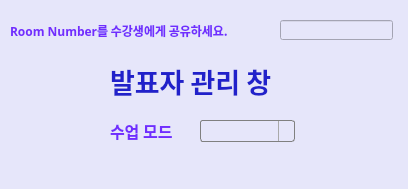
<?xml version="1.0" encoding="UTF-8"?>
<ui version="4.0">
 <class>Dialog</class>
 <widget class="QDialog" name="Dialog">
  <property name="geometry">
   <rect>
    <x>0</x>
    <y>0</y>
    <width>408</width>
    <height>189</height>
   </rect>
  </property>
  <property name="windowTitle">
   <string>Dialog</string>
  </property>
  <property name="windowIcon">
   <iconset>
    <normaloff>icon/online-course-icon-57.ico</normaloff>icon/online-course-icon-57.ico</iconset>
  </property>
  <property name="styleSheet">
   <string notr="true">background-color:rgb(230, 230, 250);
selection-background-color: rgb(243, 243, 243);
color: rgba(85, 0, 255, 205);</string>
  </property>
  <widget class="QLabel" name="label_Class">
   <property name="geometry">
    <rect>
     <x>110</x>
     <y>120</y>
     <width>81</width>
     <height>21</height>
    </rect>
   </property>
   <property name="font">
    <font>
     <family>맑은 고딕</family>
     <pointsize>12</pointsize>
     <weight>75</weight>
     <bold>true</bold>
    </font>
   </property>
   <property name="text">
    <string>수업 모드</string>
   </property>
  </widget>
  <widget class="QLineEdit" name="lineEdit_room">
   <property name="geometry">
    <rect>
     <x>280</x>
     <y>20</y>
     <width>113</width>
     <height>20</height>
    </rect>
   </property>
  </widget>
  <widget class="QComboBox" name="Class_Status">
   <property name="geometry">
    <rect>
     <x>200</x>
     <y>120</y>
     <width>95</width>
     <height>22</height>
    </rect>
   </property>
   <property name="styleSheet">
    <string notr="true">QComboBox {
    border: 1px solid gray;
    border-radius: 3px;
    padding: 1px 18px 1px 3px;
    min-width: 6em;
}
QComboBox QAbstractItemView {
    border: 2px solid darkgray;
    selection-background-color: lightgray;
}
QComboBox:editable {
    background: white;
}

QComboBox:!editable, QComboBox::drop-down:editable {
     background: qlineargradient(x1: 0, y1: 0, x2: 0, y2: 1,
                                 stop: 0 #E1E1E1, stop: 0.4 #DDDDDD,
                                 stop: 0.5 #D8D8D8, stop: 1.0 #D3D3D3);
}

/* QComboBox gets the &quot;on&quot; state when the popup is open */
QComboBox:!editable:on, QComboBox::drop-down:editable:on {
    background: qlineargradient(x1: 0, y1: 0, x2: 0, y2: 1,
                                stop: 0 #D3D3D3, stop: 0.4 #D8D8D8,
                                stop: 0.5 #DDDDDD, stop: 1.0 #E1E1E1);
}

QComboBox:on { /* shift the text when the popup opens */
    padding-top: 3px;
    padding-left: 4px;
}

QComboBox::drop-down {
    subcontrol-origin: padding;
    subcontrol-position: top right;
    width: 15px;

    border-left-width: 1px;
    border-left-color: darkgray;
    border-left-style: solid; /* just a single line */
    border-top-right-radius: 3px; /* same radius as the QComboBox */
    border-bottom-right-radius: 3px;
}

QComboBox::down-arrow {
    image: url(/usr/share/icons/crystalsvg/16x16/actions/1downarrow.png);
}

QComboBox::down-arrow:on { /* shift the arrow when popup is open */
    top: 1px;
    left: 1px;
}</string>
   </property>
   <item>
    <property name="text">
     <string/>
    </property>
   </item>
   <item>
    <property name="text">
     <string>수업시작</string>
    </property>
   </item>
   <item>
    <property name="text">
     <string>쉬는시간</string>
    </property>
   </item>
   <item>
    <property name="text">
     <string>수업재개</string>
    </property>
   </item>
   <item>
    <property name="text">
     <string>수업종료</string>
    </property>
   </item>
  </widget>
  <widget class="QLabel" name="label_Roomnumber">
   <property name="geometry">
    <rect>
     <x>10</x>
     <y>20</y>
     <width>261</width>
     <height>21</height>
    </rect>
   </property>
   <property name="font">
    <font>
     <family>나눔고딕</family>
     <pointsize>9</pointsize>
     <weight>75</weight>
     <bold>true</bold>
    </font>
   </property>
   <property name="text">
    <string>Room Number를 수강생에게 공유하세요.</string>
   </property>
  </widget>
  <widget class="QLabel" name="label_title">
   <property name="geometry">
    <rect>
     <x>110</x>
     <y>60</y>
     <width>201</width>
     <height>41</height>
    </rect>
   </property>
   <property name="font">
    <font>
     <family>맑은 고딕</family>
     <pointsize>20</pointsize>
     <weight>75</weight>
     <bold>true</bold>
    </font>
   </property>
   <property name="styleSheet">
    <string notr="true">color: rgb(33 ,33 ,202)</string>
   </property>
   <property name="text">
    <string>발표자 관리 창</string>
   </property>
  </widget>
 </widget>
 <resources/>
 <connections/>
</ui>
